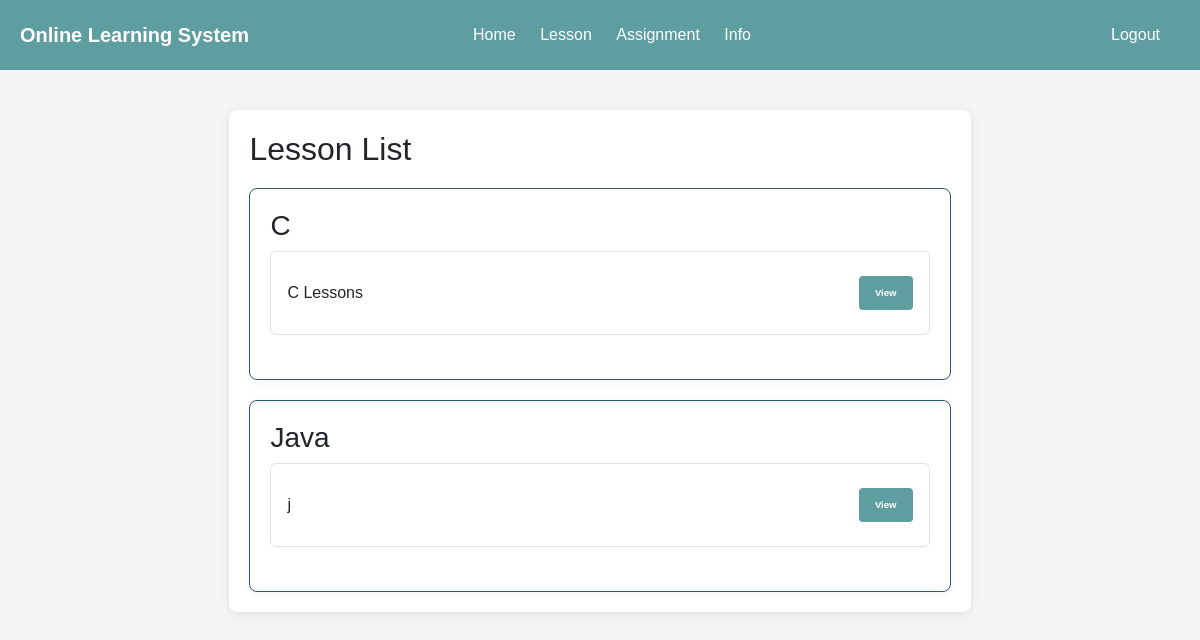
The app's page /students/lessons/ (signed in), older data.
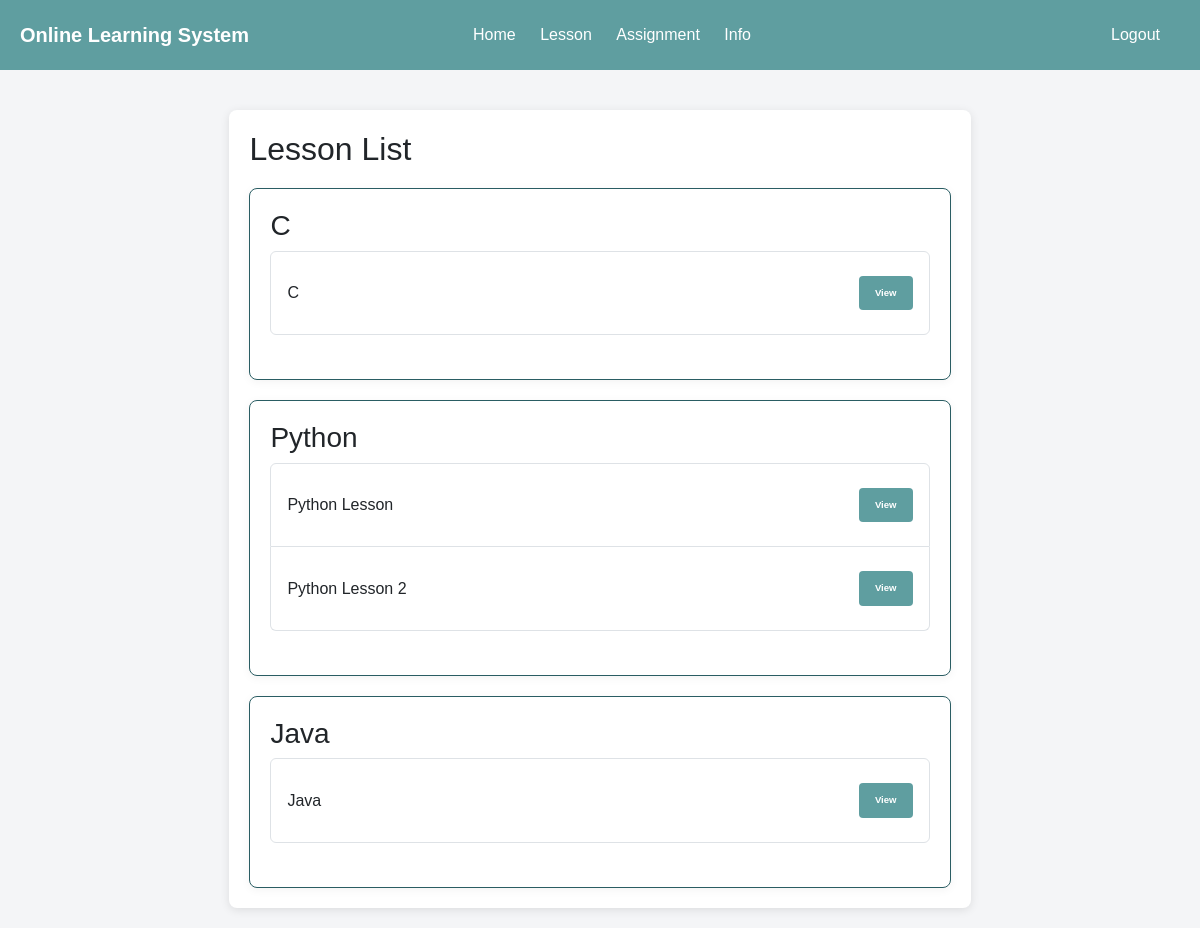
The same page, newer data.
### courses/models.py (models this page shows, shortened)
class Course(models.Model):
    id = models.UUIDField(primary_key=True, default=generate_uuid, editable=False)
    title = models.CharField(unique=True, max_length=50)  # Removed primary_key=True
    cover = models.ImageField(upload_to='course/covers/', null=True, blank=True)
    description = models.TextField()
    price = models.DecimalField(decimal_places=2, max_digits=6)  # Max 9999.99
    category = models.ForeignKey(Category, on_delete=models.SET_NULL, null=True, blank=True)  # One category
    tags = models.ManyToManyField(Tag, blank=True)  # Multiple tags, removed on_delete
    instructor = models.ManyToManyField(Instructor, blank=True)  # One instructor
    created = models.DateTimeField(auto_now_add=True)
    updated = models.DateTimeField(auto_now=True)

### lessons/models.py (models this page shows, shortened)
class Lesson(models.Model):
    id = models.UUIDField(primary_key=True, default=uuid.uuid4, editable=False)
    title = models.CharField(unique=True, max_length=50)
    course = models.ForeignKey(Course, on_delete=models.SET_NULL, null=True, blank=True)
    description = models.TextField()
    video = EmbedVideoField(null=True, blank=True)
    file = models.FileField(upload_to='lessons/files/', null=True, blank=True, help_text="Upload a PDF file for the lesson")

### students/views.py (the view)
# urls.py: path('lessons/', views.student_lesson_list, name='student_lesson_list'),
@role_required('STUDENT')
def student_lesson_list(request):
    user_id = request.session.get('user_id')
    try:
        user = User.objects.get(id=user_id)
        student = Student.objects.get(id=user_id)
        enrolled_courses = student.courses.all()
        lessons = Lesson.objects.filter(course__in=enrolled_courses)
        context = {
            'user': user,
            'lessons': lessons,
            'enrolled_courses': enrolled_courses,
        }
        return render(request, 'students/student_lesson_list.html', context)
    except (User.DoesNotExist, Student.DoesNotExist):
        return render(request, 'students/student_lesson_list.html', {'user': user, 'error': 'User or student not found'})

### students/templates/students/student_lesson_list.html (shortened to what this page needs)
<!DOCTYPE html>
<html lang="en">
<head>
    <link
      href="https://cdn.jsdelivr.net/npm/bootstrap@5.3.6/dist/css/bootstrap.min.css"
      rel="stylesheet"
    />
    <body>
        {% extends "student-base.html" %}
        {% block content %}
    <div class="container-md">
        <div class="form-container">
            <h2>Lesson List</h2>
            {% if error %}
                <p class="text-danger">{{ error }}</p>
            {% elif enrolled_courses %}
                {% for course in enrolled_courses %}
                        <div class="form-container-m">
                            <h3>{{ course.title }}</h3>
                             <ul class="list-group mb-4">
                            {% for lesson in lessons %}
                                {% if lesson.course == course %}
                                    <li class="list-group-item d-flex justify-content-between align-items-center">
                                        {{ lesson.title }}
                                        <a href="{% url 'student_lesson' lesson_id=lesson.id %}" class="button-link button-sm">View</a>
                                    </li>
                                {% endif %}
                            {% endfor %}
                        </div>
                {% empty %}
                    <p>No lessons found for enrolled courses.</p>
                {% endfor %}
            {% else %}
                <p>You are not enrolled in any courses. <a href="{% url 'student_home' %}">Enroll now</a>.</p>
            {% endif %}
        </div>
    </div>
    {% endblock %}

### templates/student-base.html (shortened to what this page needs)
<!DOCTYPE html>
<html lang="en">
  <head>
    {% load static %}
    <link rel="stylesheet" href="{% static 'css/style.css' %}" />
  </head>
  <body>
    <div class="navbar">
      <div class="left">Online Learning System</div>
      <div class="center">
        <a class="nav-item" href="{% url 'student_home' %}">Home</a>
        <a class="nav-item" href="{% url 'student_lesson_list' %}">Lesson</a>
        <a class="nav-item" href="{% url 'student_assignment_list' %}">Assignment</a>
        <a class="nav-item" href="{% url 'student_info' %}">Info</a>
      </div>
      <div class="right">
        <a class="nav-item" href="{% url 'logout' %}">Logout</a>
      </div>
    </div>
    <div class="container">{% block content %}{% endblock %}</div>
  </body>
</html>

### static/css/style.css (style rules this page uses)
body { margin: 0; padding: 0; box-sizing: border-box; font-family: Arial, sans-serif; background-color: #f4f5f7; }
.navbar { background-color: cadetblue; color: white; padding: 20px 20px; display: flex; justify-content: space-between; gap: 10px; }
.nav-item { color: white; margin-right: 20px; }
.navbar .left { font-weight: bold; font-size: 20px; }
.navbar .center { text-decoration: none; margin-left: -10%; }
.navbar .right { text-decoration: none; flex: 0 0 auto; }
.container-md { max-width: 70%; margin: auto; padding: 20px; }
a { text-decoration: none; color: #2a5d63; font-weight: 500; }
a.button-link { display: inline-block; padding: 10px 16px; margin: 16px 0; background-color: cadetblue; color: white; border-radius: 4px; font-weight: bold; text-decoration: none; transition: background-color 0.2s; }
.button-link { display: inline-block; padding: 10px 16px; margin: 8px 4px; background-color: cadetblue; color: white; border: none; border-radius: 4px; font-weight: bold; text-decoration: none; transition: background-color 0.2s; cursor: pointer; }
.button-sm { padding: 4px 10px; font-size: 0.6rem; }
.form-container { background-color: white; padding: 20px; margin-top: 20px; border-radius: 8px; box-shadow: 0px 2px 10px rgba(0, 0, 1, 0.1); width: 100%; }
.form-container-m { background-color: white; padding: 20px; margin-top: 20px; border-radius: 8px; box-shadow: 0 2px 10px rgba(0, 0, 0, 0.05); width: 100%; border: 1px solid #2a5d63; }
* { box-sizing: border-box; }

Row changes from the older to the newer data that the page shows:
removed Lesson: title "C Lessons", shown under Course (number 1 of 3 on the later page)
removed Lesson: title "j", shown under Course "Java"
added Lesson: title "C", shown under Course (number 1 of 3 on the later page)
added Course: title "Python"
added Lesson: title "Python Lesson", shown under "Python"
added Lesson: title "Python Lesson 2", shown under "Python"
added Lesson: title "Java", shown under Course "Java"
